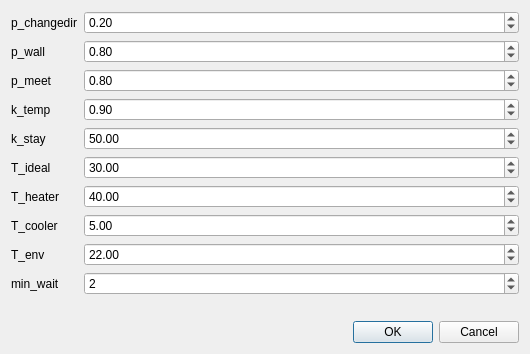
<?xml version="1.0" encoding="UTF-8"?>
<ui version="4.0">
 <class>Dialog</class>
 <widget class="QDialog" name="Dialog">
  <property name="geometry">
   <rect>
    <x>0</x>
    <y>0</y>
    <width>530</width>
    <height>354</height>
   </rect>
  </property>
  <property name="sizePolicy">
   <sizepolicy hsizetype="Fixed" vsizetype="Fixed">
    <horstretch>0</horstretch>
    <verstretch>0</verstretch>
   </sizepolicy>
  </property>
  <property name="windowTitle">
   <string>Dialog</string>
  </property>
  <property name="sizeGripEnabled">
   <bool>false</bool>
  </property>
  <layout class="QVBoxLayout" name="verticalLayout">
   <item>
    <layout class="QFormLayout" name="formLayout">
     <item row="0" column="0">
      <widget class="QLabel" name="label">
       <property name="text">
        <string>p_changedir</string>
       </property>
       <property name="buddy">
        <cstring>p_changedir</cstring>
       </property>
      </widget>
     </item>
     <item row="5" column="0">
      <widget class="QLabel" name="label_2">
       <property name="text">
        <string>T_ideal</string>
       </property>
       <property name="buddy">
        <cstring>T_ideal</cstring>
       </property>
      </widget>
     </item>
     <item row="9" column="1">
      <widget class="QSpinBox" name="min_wait">
       <property name="minimum">
        <number>1</number>
       </property>
       <property name="maximum">
        <number>500</number>
       </property>
       <property name="value">
        <number>2</number>
       </property>
       <property name="displayIntegerBase">
        <number>10</number>
       </property>
      </widget>
     </item>
     <item row="1" column="0">
      <widget class="QLabel" name="label_3">
       <property name="text">
        <string>p_wall</string>
       </property>
       <property name="buddy">
        <cstring>p_wall</cstring>
       </property>
      </widget>
     </item>
     <item row="2" column="0">
      <widget class="QLabel" name="label_4">
       <property name="text">
        <string>p_meet</string>
       </property>
       <property name="buddy">
        <cstring>p_meet</cstring>
       </property>
      </widget>
     </item>
     <item row="3" column="0">
      <widget class="QLabel" name="label_5">
       <property name="text">
        <string>k_temp</string>
       </property>
       <property name="buddy">
        <cstring>k_temp</cstring>
       </property>
      </widget>
     </item>
     <item row="4" column="0">
      <widget class="QLabel" name="label_6">
       <property name="text">
        <string>k_stay</string>
       </property>
       <property name="buddy">
        <cstring>k_stay</cstring>
       </property>
      </widget>
     </item>
     <item row="6" column="0">
      <widget class="QLabel" name="label_7">
       <property name="text">
        <string>T_heater</string>
       </property>
       <property name="buddy">
        <cstring>T_heater</cstring>
       </property>
      </widget>
     </item>
     <item row="7" column="0">
      <widget class="QLabel" name="label_8">
       <property name="text">
        <string>T_cooler</string>
       </property>
       <property name="buddy">
        <cstring>T_cooler</cstring>
       </property>
      </widget>
     </item>
     <item row="8" column="0">
      <widget class="QLabel" name="label_9">
       <property name="text">
        <string>T_env</string>
       </property>
       <property name="buddy">
        <cstring>T_env</cstring>
       </property>
      </widget>
     </item>
     <item row="9" column="0">
      <widget class="QLabel" name="label_10">
       <property name="text">
        <string>min_wait</string>
       </property>
       <property name="buddy">
        <cstring>min_wait</cstring>
       </property>
      </widget>
     </item>
     <item row="0" column="1">
      <widget class="QDoubleSpinBox" name="p_changedir">
       <property name="maximum">
        <double>1.000000000000000</double>
       </property>
       <property name="singleStep">
        <double>0.100000000000000</double>
       </property>
       <property name="value">
        <double>0.200000000000000</double>
       </property>
      </widget>
     </item>
     <item row="1" column="1">
      <widget class="QDoubleSpinBox" name="p_wall">
       <property name="maximum">
        <double>1.000000000000000</double>
       </property>
       <property name="singleStep">
        <double>0.100000000000000</double>
       </property>
       <property name="value">
        <double>0.800000000000000</double>
       </property>
      </widget>
     </item>
     <item row="2" column="1">
      <widget class="QDoubleSpinBox" name="p_meet">
       <property name="maximum">
        <double>1.000000000000000</double>
       </property>
       <property name="singleStep">
        <double>0.100000000000000</double>
       </property>
       <property name="value">
        <double>0.800000000000000</double>
       </property>
      </widget>
     </item>
     <item row="3" column="1">
      <widget class="QDoubleSpinBox" name="k_temp">
       <property name="maximum">
        <double>50.000000000000000</double>
       </property>
       <property name="singleStep">
        <double>0.100000000000000</double>
       </property>
       <property name="value">
        <double>0.900000000000000</double>
       </property>
      </widget>
     </item>
     <item row="4" column="1">
      <widget class="QDoubleSpinBox" name="k_stay">
       <property name="maximum">
        <double>10000.000000000000000</double>
       </property>
       <property name="value">
        <double>50.000000000000000</double>
       </property>
      </widget>
     </item>
     <item row="5" column="1">
      <widget class="QDoubleSpinBox" name="T_ideal">
       <property name="maximum">
        <double>10000.000000000000000</double>
       </property>
       <property name="value">
        <double>30.000000000000000</double>
       </property>
      </widget>
     </item>
     <item row="6" column="1">
      <widget class="QDoubleSpinBox" name="T_heater">
       <property name="maximum">
        <double>10000.000000000000000</double>
       </property>
       <property name="value">
        <double>40.000000000000000</double>
       </property>
      </widget>
     </item>
     <item row="7" column="1">
      <widget class="QDoubleSpinBox" name="T_cooler">
       <property name="maximum">
        <double>10000.000000000000000</double>
       </property>
       <property name="value">
        <double>5.000000000000000</double>
       </property>
      </widget>
     </item>
     <item row="8" column="1">
      <widget class="QDoubleSpinBox" name="T_env">
       <property name="maximum">
        <double>100000.000000000000000</double>
       </property>
       <property name="value">
        <double>22.000000000000000</double>
       </property>
      </widget>
     </item>
    </layout>
   </item>
   <item>
    <widget class="QDialogButtonBox" name="buttonBox">
     <property name="orientation">
      <enum>Qt::Horizontal</enum>
     </property>
     <property name="standardButtons">
      <set>QDialogButtonBox::Cancel|QDialogButtonBox::Ok</set>
     </property>
    </widget>
   </item>
  </layout>
 </widget>
 <tabstops>
  <tabstop>p_changedir</tabstop>
  <tabstop>p_wall</tabstop>
  <tabstop>p_meet</tabstop>
  <tabstop>k_temp</tabstop>
  <tabstop>k_stay</tabstop>
  <tabstop>T_ideal</tabstop>
  <tabstop>T_heater</tabstop>
  <tabstop>T_cooler</tabstop>
  <tabstop>T_env</tabstop>
  <tabstop>min_wait</tabstop>
 </tabstops>
 <resources/>
 <connections>
  <connection>
   <sender>buttonBox</sender>
   <signal>accepted()</signal>
   <receiver>Dialog</receiver>
   <slot>accept()</slot>
   <hints>
    <hint type="sourcelabel">
     <x>248</x>
     <y>254</y>
    </hint>
    <hint type="destinationlabel">
     <x>157</x>
     <y>274</y>
    </hint>
   </hints>
  </connection>
  <connection>
   <sender>buttonBox</sender>
   <signal>rejected()</signal>
   <receiver>Dialog</receiver>
   <slot>reject()</slot>
   <hints>
    <hint type="sourcelabel">
     <x>316</x>
     <y>260</y>
    </hint>
    <hint type="destinationlabel">
     <x>286</x>
     <y>274</y>
    </hint>
   </hints>
  </connection>
 </connections>
</ui>
